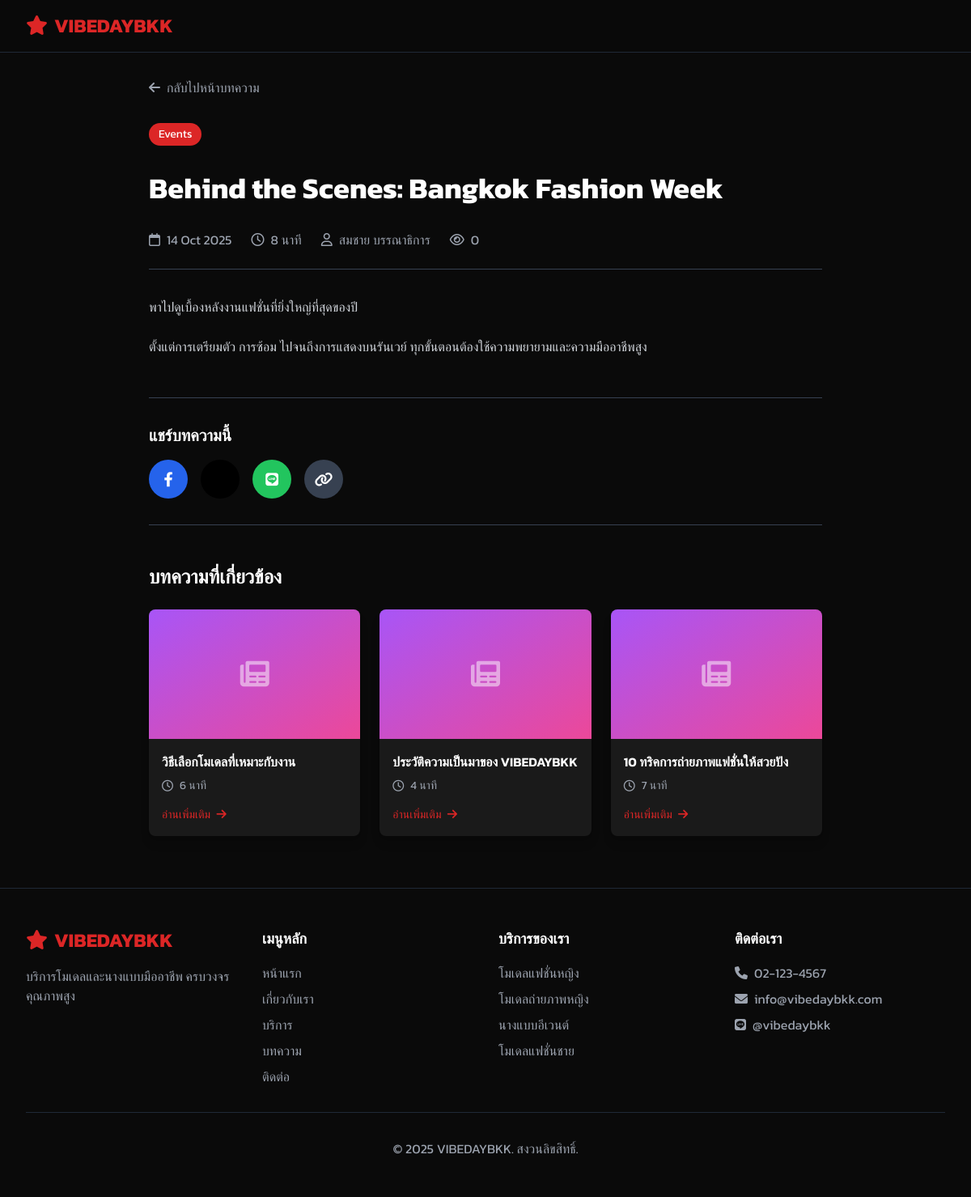
The page /article-detail.php?id=4 on the database its author committed.
### tables this page shows
CREATE TABLE IF NOT EXISTS articles (
    id INT AUTO_INCREMENT PRIMARY KEY,
    title VARCHAR(255) NOT NULL,
    slug VARCHAR(255) NOT NULL UNIQUE,
    excerpt TEXT,
    content LONGTEXT NOT NULL,
    featured_image VARCHAR(255),
    category VARCHAR(100),
    author_id INT,
    read_time INT DEFAULT 5,
    view_count INT DEFAULT 0,
    status ENUM('draft', 'published', 'archived') DEFAULT 'draft',
    published_at DATETIME,
    created_at TIMESTAMP DEFAULT CURRENT_TIMESTAMP,
    updated_at TIMESTAMP DEFAULT CURRENT_TIMESTAMP ON UPDATE CURRENT_TIMESTAMP,
    FOREIGN KEY (author_id) REFERENCES users(id) ON DELETE SET NULL
);

CREATE TABLE IF NOT EXISTS users (
    id INT AUTO_INCREMENT PRIMARY KEY,
    username VARCHAR(50) NOT NULL UNIQUE,
    password VARCHAR(255) NOT NULL,
    full_name VARCHAR(100) NOT NULL,
    email VARCHAR(100) NOT NULL,
    role ENUM('admin', 'editor') DEFAULT 'editor',
    status ENUM('active', 'inactive') DEFAULT 'active',
    last_login DATETIME NULL,
    created_at TIMESTAMP DEFAULT CURRENT_TIMESTAMP,
    updated_at TIMESTAMP DEFAULT CURRENT_TIMESTAMP ON UPDATE CURRENT_TIMESTAMP
);

CREATE TABLE IF NOT EXISTS categories (
    id INT AUTO_INCREMENT PRIMARY KEY,
    code VARCHAR(50) NOT NULL UNIQUE,
    name VARCHAR(100) NOT NULL,
    name_en VARCHAR(100),
    description TEXT,
    icon VARCHAR(50),
    color VARCHAR(50),
    gender ENUM('female', 'male', 'all') DEFAULT 'all',
    price_min DECIMAL(10,2),
    price_max DECIMAL(10,2),
    sort_order INT DEFAULT 0,
    status ENUM('active', 'inactive') DEFAULT 'active',
    created_at TIMESTAMP DEFAULT CURRENT_TIMESTAMP,
    updated_at TIMESTAMP DEFAULT CURRENT_TIMESTAMP ON UPDATE CURRENT_TIMESTAMP
);

### article-detail.php (the view, shortened to what this page needs)
<?php
require_once 'includes/config.php';
$settings = [];
$result = db_get_rows($conn, "SELECT * FROM settings");
foreach ($result as $row) {
    $settings[$row['setting_key']] = $row['setting_value'];
}
$article_id = isset($_GET['id']) ? (int)$_GET['id'] : 0;
$stmt = $conn->prepare("
    SELECT a.*, u.full_name as author_name
    FROM articles a
    LEFT JOIN users u ON a.author_id = u.id
    WHERE a.id = ? AND a.status = 'published'
");
$stmt->bind_param('i', $article_id);
$stmt->execute();
$result = $stmt->get_result();
$article = $result->fetch_assoc();
$stmt = $conn->prepare("
    SELECT * FROM articles
    WHERE id != ? AND status = 'published'
    ORDER BY RAND()
    LIMIT 3
");
$stmt->bind_param('i', $article_id);
$stmt->execute();
$result = $stmt->get_result();
$related_articles = [];
while ($row = $result->fetch_assoc()) {
    $related_articles[] = $row;
}
?>
<!DOCTYPE html>
<html lang="th">
<head>
    <link href="https://cdnjs.cloudflare.com/ajax/libs/font-awesome/6.0.0/css/all.min.css" rel="stylesheet">
    <script src="https://cdn.tailwindcss.com"></script>
</head>
<body class="bg-dark text-white font-kanit">
    <nav class="fixed top-0 w-full bg-dark/95 backdrop-blur-sm z-50 border-b border-gray-800">
        <div class="max-w-7xl mx-auto px-4 sm:px-6 lg:px-8">
            <div class="flex justify-between items-center h-16">
                <div class="flex items-center">
                    <a href="index.php" class="text-2xl font-bold text-red-primary"><?php echo get_logo($settings); ?></a>
                </div>
            </div>
        </div>
    </nav>
    <article class="pt-24 pb-16 bg-dark">
        <div class="max-w-4xl mx-auto px-4 sm:px-6 lg:px-8">
            <a href="articles.php" class="inline-flex items-center text-gray-400 hover:text-red-primary transition-colors mb-8">
                <i class="fas fa-arrow-left mr-2"></i> กลับไปหน้าบทความ
            </a>
            <div class="mb-8">
                <?php if ($article['category']): ?>
                <div class="mb-4">
                    <span class="inline-block px-3 py-1 bg-red-primary text-white text-sm rounded-full mb-4"><?php echo $article['category']; ?></span>
                </div>
                <?php endif; ?>
                <h1 class="text-3xl md:text-4xl font-bold mb-4"><?php echo $article['title']; ?></h1>
            </div>
            <div class="flex items-center justify-between border-b border-gray-700 pb-6 mb-8">
                <div class="flex items-center space-x-6 text-gray-400">
                    <div class="flex items-center">
                        <i class="far fa-calendar mr-2"></i>
                        <span><?php echo format_date_thai($article['published_at'] ?? $article['created_at'], 'd M Y'); ?></span>
                    </div>
                    <div class="flex items-center">
                        <i class="far fa-clock mr-2"></i>
                        <span><?php echo $article['read_time']; ?> นาที</span>
                    </div>
                    <div class="flex items-center">
                        <i class="far fa-user mr-2"></i>
                        <span><?php echo $article['author_name'] ?? 'ทีมงาน VIBEDAYBKK'; ?></span>
                    </div>
                    <div class="flex items-center">
                        <i class="far fa-eye mr-2"></i>
                        <span><?php echo number_format($article['view_count']); ?></span>
                    </div>
                </div>
            </div>
            <div class="article-content mb-12">
                <?php echo $article['content']; ?>
            </div>
            <div class="border-t border-b border-gray-700 py-8 mb-12">
                <h3 class="text-xl font-semibold mb-4">แชร์บทความนี้</h3>
                <div class="flex space-x-4">
                    <a href="https://www.facebook.com/sharer/sharer.php?u=<?php echo urlencode(SITE_URL . '/article-detail.php?id=' . $article_id); ?>" target="_blank" class="bg-blue-600 hover:bg-blue-700 w-12 h-12 rounded-full text-white transition-all duration-300 flex items-center justify-center hover:scale-110" title="แชร์บน Facebook"><i class="fab fa-facebook-f text-lg"></i></a>
                    <a href="https://twitter.com/intent/tweet?url=<?php echo urlencode(SITE_URL . '/article-detail.php?id=' . $article_id); ?>&text=<?php echo urlencode($article['title']); ?>" target="_blank" class="bg-black hover:bg-gray-800 w-12 h-12 rounded-full text-white transition-all duration-300 flex items-center justify-center hover:scale-110" title="แชร์บน X"><i class="fab fa-x-twitter text-lg"></i></a>
                    <a href="https://social-plugins.line.me/lineit/share?url=<?php echo urlencode(SITE_URL . '/article-detail.php?id=' . $article_id); ?>" target="_blank" class="bg-green-500 hover:bg-green-600 w-12 h-12 rounded-full text-white transition-all duration-300 flex items-center justify-center hover:scale-110" title="แชร์บน Line"><i class="fab fa-line text-lg"></i></a>
                    <button onclick="copyLink()" class="bg-gray-700 hover:bg-gray-600 w-12 h-12 rounded-full text-white transition-all duration-300 flex items-center justify-center hover:scale-110" title="คัดลอกลิงก์"><i class="fas fa-link text-lg"></i></button>
                </div>
            </div>
            <?php if (!empty($related_articles)): ?>
            <div>
                <h3 class="text-2xl font-bold mb-6">บทความที่เกี่ยวข้อง</h3>
                <div class="grid grid-cols-1 md:grid-cols-3 gap-6">
                    <?php foreach ($related_articles as $related): ?>
                    <article class="related-article bg-dark-light rounded-lg overflow-hidden shadow-lg">
                        <?php if ($related['featured_image']): ?>
                            <img src="<?php echo UPLOADS_URL . '/' . $related['featured_image']; ?>" class="w-full h-40 object-cover" alt="<?php echo $related['title']; ?>">
                        <?php else: ?>
                            <div class="h-40 bg-gradient-to-br from-purple-500 to-pink-500 flex items-center justify-center">
                                <i class="fas fa-newspaper text-4xl text-white opacity-50"></i>
                            </div>
                        <?php endif; ?>
                        <div class="p-4">
                            <h4 class="font-semibold mb-2 hover:text-red-primary transition-colors">
                                <a href="article-detail.php?id=<?php echo $related['id']; ?>"><?php echo truncate_text($related['title'], 60); ?></a>
                            </h4>
                            <div class="flex items-center text-sm text-gray-400 mb-3">
                                <i class="far fa-clock mr-2"></i>
                                <span><?php echo $related['read_time']; ?> นาที</span>
                            </div>
                            <a href="article-detail.php?id=<?php echo $related['id']; ?>" class="text-red-primary hover:text-red-light text-sm">
                                อ่านเพิ่มเติม <i class="fas fa-arrow-right ml-1"></i>
                            </a>
                        </div>
                    </article>
                    <?php endforeach; ?>
                </div>
            </div>
            <?php endif; ?>
        </div>
    </article>
    <footer class="bg-dark py-12 border-t border-gray-800">
        <div class="max-w-7xl mx-auto px-4 sm:px-6 lg:px-8">
            <div class="grid grid-cols-1 md:grid-cols-4 gap-8">
                <div>
                    <div class="text-2xl font-bold text-red-primary mb-4"><?php echo get_logo($settings); ?></div>
                    <p class="text-gray-400 mb-4">บริการโมเดลและนางแบบมืออาชีพ ครบวงจร คุณภาพสูง</p>
                </div>
                <div>
                    <h4 class="text-lg font-semibold mb-4">เมนูหลัก</h4>
                    <ul class="space-y-2">
                        <li><a href="index.php" class="text-gray-400 hover:text-red-primary transition-colors duration-300">หน้าแรก</a></li>
                        <li><a href="index.php#about" class="text-gray-400 hover:text-red-primary transition-colors duration-300">เกี่ยวกับเรา</a></li>
                        <li><a href="services.php" class="text-gray-400 hover:text-red-primary transition-colors duration-300">บริการ</a></li>
                        <li><a href="articles.php" class="text-gray-400 hover:text-red-primary transition-colors duration-300">บทความ</a></li>
                        <li><a href="index.php#contact" class="text-gray-400 hover:text-red-primary transition-colors duration-300">ติดต่อ</a></li>
                    </ul>
                </div>
                <div>
                    <h4 class="text-lg font-semibold mb-4">บริการของเรา</h4>
                    <ul class="space-y-2">
                        <?php $footer_cats = db_get_rows($conn, "SELECT * FROM categories WHERE status = 'active' ORDER BY sort_order LIMIT 4");
                        foreach ($footer_cats as $cat): ?>
                        <li><a href="services-detail.php?category=<?php echo $cat['code']; ?>" class="text-gray-400 hover:text-red-primary transition-colors duration-300"><?php echo $cat['name']; ?></a></li>
                        <?php endforeach; ?>
                    </ul>
                </div>
                <div>
                    <h4 class="text-lg font-semibold mb-4">ติดต่อเรา</h4>
                    <ul class="space-y-2 text-gray-400">
                        <li><i class="fas fa-phone mr-2"></i><?php echo $settings['site_phone'] ?? '02-123-4567'; ?></li>
                        <li><i class="fas fa-envelope mr-2"></i><?php echo $settings['site_email'] ?? 'info@vibedaybkk.com'; ?></li>
                        <li><i class="fab fa-line mr-2"></i><?php echo $settings['site_line'] ?? '@vibedaybkk'; ?></li>
                    </ul>
                </div>
            </div>
            <div class="border-t border-gray-800 mt-8 pt-8 text-center text-gray-400">
                <p>&copy; <?php echo date('Y'); ?> VIBEDAYBKK. สงวนลิขสิทธิ์.</p>
            </div>
        </div>
    </footer>
</body>
</html>

### article-detail.php (style rules this page uses)
* { margin: 0; padding: 0; box-sizing: border-box; }
html { scroll-behavior: smooth; }
body { box-sizing: border-box; overflow-x: hidden; }
.article-content { line-height: 1.8; }
.article-content p { margin-bottom: 1.25rem; color: #D1D5DB; }
.related-article { transition: transform 0.3s ease, box-shadow 0.3s ease; }

### rows shown on the page
articles: category "Events", title "Behind the Scenes: Bangkok Fashion Week", published_at "14 Oct 2025", read_time "8", author.full_name "สมชาย บรรณาธิการ", view_count "0", content "พาไปดูเบื้องหลังงานแฟชั่นที่ยิ่งใหญ่ที่สุดของปี ตั้งแต่การเตรียมตัว การซ้อม ไปจนถึงการแสดงบนรันเวย์ ทุกขั้นตอนต้องใช้ความพยายามและความมืออาชีพสูง"
articles: title "วิธีเลือกโมเดลที่เหมาะกับงาน", read_time "6"
articles: title "ประวัติความเป็นมาของ VIBEDAYBKK", read_time "4"
articles: title "10 ทริคการถ่ายภาพแฟชั่นให้สวยปัง", read_time "7"
categories: name "โมเดลแฟชั่นหญิง"
categories: name "โมเดลถ่ายภาพหญิง"
categories: name "นางแบบอีเวนต์"
categories: name "โมเดลแฟชั่นชาย"

### other values the page prints
$logo_text "VIBEDAYBKK VIBEDAYBKK"
$settings['site_phone'] "02-123-4567"
$settings['site_email'] "info@vibedaybkk.com"
$settings['site_line'] "@vibedaybkk"
